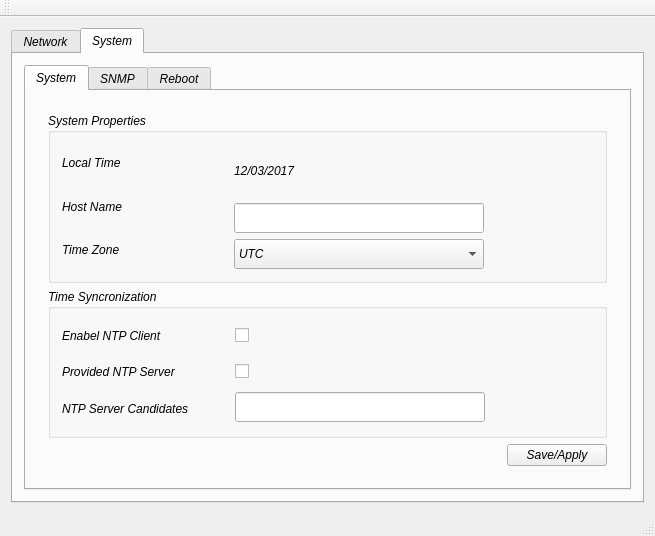
<?xml version="1.0" encoding="UTF-8"?>
<ui version="4.0">
 <class>SnmpConfig</class>
 <widget class="QMainWindow" name="SnmpConfig">
  <property name="geometry">
   <rect>
    <x>0</x>
    <y>0</y>
    <width>655</width>
    <height>536</height>
   </rect>
  </property>
  <property name="windowTitle">
   <string>WaveSight | Configuration via SNMP</string>
  </property>
  <widget class="QWidget" name="centralWidget">
   <layout class="QHBoxLayout" name="horizontalLayout">
    <item>
     <widget class="QTabWidget" name="snmpWidget">
      <property name="enabled">
       <bool>true</bool>
      </property>
      <property name="sizePolicy">
       <sizepolicy hsizetype="Expanding" vsizetype="Expanding">
        <horstretch>0</horstretch>
        <verstretch>0</verstretch>
       </sizepolicy>
      </property>
      <property name="font">
       <font>
        <italic>true</italic>
       </font>
      </property>
      <property name="contextMenuPolicy">
       <enum>Qt::ActionsContextMenu</enum>
      </property>
      <property name="currentIndex">
       <number>1</number>
      </property>
      <property name="tabsClosable">
       <bool>false</bool>
      </property>
      <widget class="QWidget" name="network">
       <attribute name="title">
        <string>Network</string>
       </attribute>
       <layout class="QHBoxLayout" name="horizontalLayout_2">
        <item>
         <widget class="QTabWidget" name="networktabWidget">
          <property name="maximumSize">
           <size>
            <width>16777215</width>
            <height>16777215</height>
           </size>
          </property>
          <property name="currentIndex">
           <number>0</number>
          </property>
          <widget class="QWidget" name="interfare">
           <attribute name="title">
            <string>Interface</string>
           </attribute>
           <widget class="QGroupBox" name="interfaceGroupBox">
            <property name="geometry">
             <rect>
              <x>20</x>
              <y>30</y>
              <width>601</width>
              <height>281</height>
             </rect>
            </property>
            <property name="sizePolicy">
             <sizepolicy hsizetype="Maximum" vsizetype="Maximum">
              <horstretch>0</horstretch>
              <verstretch>0</verstretch>
             </sizepolicy>
            </property>
            <property name="title">
             <string notr="true">Interface Overview</string>
            </property>
            <property name="checkable">
             <bool>false</bool>
            </property>
            <widget class="QLabel" name="label_network">
             <property name="geometry">
              <rect>
               <x>10</x>
               <y>40</y>
               <width>59</width>
               <height>14</height>
              </rect>
             </property>
             <property name="text">
              <string>Network</string>
             </property>
            </widget>
            <widget class="QLabel" name="label_status">
             <property name="geometry">
              <rect>
               <x>140</x>
               <y>40</y>
               <width>59</width>
               <height>14</height>
              </rect>
             </property>
             <property name="text">
              <string>Status</string>
             </property>
            </widget>
            <widget class="QLabel" name="label_action">
             <property name="geometry">
              <rect>
               <x>440</x>
               <y>40</y>
               <width>59</width>
               <height>14</height>
              </rect>
             </property>
             <property name="text">
              <string>Action</string>
             </property>
            </widget>
            <widget class="QLabel" name="label_5">
             <property name="geometry">
              <rect>
               <x>10</x>
               <y>80</y>
               <width>51</width>
               <height>16</height>
              </rect>
             </property>
             <property name="text">
              <string>LAN</string>
             </property>
            </widget>
            <widget class="QPushButton" name="pushButton_enable">
             <property name="geometry">
              <rect>
               <x>350</x>
               <y>70</y>
               <width>80</width>
               <height>22</height>
              </rect>
             </property>
             <property name="text">
              <string>Enable</string>
             </property>
            </widget>
            <widget class="QPushButton" name="pushButton_disable">
             <property name="geometry">
              <rect>
               <x>430</x>
               <y>70</y>
               <width>80</width>
               <height>22</height>
              </rect>
             </property>
             <property name="text">
              <string>Disable</string>
             </property>
            </widget>
            <widget class="QPushButton" name="pushButton_edit">
             <property name="geometry">
              <rect>
               <x>510</x>
               <y>70</y>
               <width>80</width>
               <height>22</height>
              </rect>
             </property>
             <property name="text">
              <string>Edit</string>
             </property>
            </widget>
            <widget class="QFrame" name="frame">
             <property name="geometry">
              <rect>
               <x>100</x>
               <y>80</y>
               <width>221</width>
               <height>80</height>
              </rect>
             </property>
             <property name="frameShape">
              <enum>QFrame::StyledPanel</enum>
             </property>
             <property name="frameShadow">
              <enum>QFrame::Raised</enum>
             </property>
            </widget>
            <widget class="QColumnView" name="statusColumnView">
             <property name="geometry">
              <rect>
               <x>70</x>
               <y>70</y>
               <width>256</width>
               <height>181</height>
              </rect>
             </property>
            </widget>
            <widget class="QWidget" name="verticalLayoutWidget">
             <property name="geometry">
              <rect>
               <x>80</x>
               <y>70</y>
               <width>81</width>
               <height>181</height>
              </rect>
             </property>
             <layout class="QVBoxLayout" name="verticalLayout_interface2">
              <item>
               <widget class="QLabel" name="label_uptime">
                <property name="text">
                 <string>Uptime</string>
                </property>
               </widget>
              </item>
              <item>
               <widget class="QLabel" name="label_macaddress">
                <property name="text">
                 <string>Mac-Address</string>
                </property>
               </widget>
              </item>
              <item>
               <widget class="QLabel" name="label_8">
                <property name="text">
                 <string>Protocol</string>
                </property>
               </widget>
              </item>
              <item>
               <widget class="QLabel" name="label_rx">
                <property name="text">
                 <string>RX(bytes)</string>
                </property>
               </widget>
              </item>
              <item>
               <widget class="QLabel" name="label_tx">
                <property name="text">
                 <string>TX(bytes)</string>
                </property>
               </widget>
              </item>
              <item>
               <widget class="QLabel" name="label_ipv4">
                <property name="text">
                 <string>IPV4</string>
                </property>
               </widget>
              </item>
             </layout>
            </widget>
            <widget class="QWidget" name="verticalLayoutWidget_2">
             <property name="geometry">
              <rect>
               <x>170</x>
               <y>70</y>
               <width>151</width>
               <height>181</height>
              </rect>
             </property>
             <layout class="QVBoxLayout" name="verticalLayout_interface3">
              <item>
               <widget class="QLineEdit" name="lineEdit_uptime"/>
              </item>
              <item>
               <widget class="QLineEdit" name="lineEdit_macaddress"/>
              </item>
              <item>
               <widget class="QLineEdit" name="lineEdit_protocol"/>
              </item>
              <item>
               <widget class="QLineEdit" name="lineEdit_rx"/>
              </item>
              <item>
               <widget class="QLineEdit" name="lineEdit_tx"/>
              </item>
              <item>
               <widget class="QLineEdit" name="lineEdit_ipv4"/>
              </item>
             </layout>
            </widget>
           </widget>
           <widget class="QLabel" name="interface_2">
            <property name="geometry">
             <rect>
              <x>10</x>
              <y>10</y>
              <width>81</width>
              <height>16</height>
             </rect>
            </property>
            <property name="text">
             <string>&lt;html&gt;&lt;head/&gt;&lt;body&gt;&lt;p&gt;&lt;span style=&quot; font-size:10pt; font-weight:600;&quot;&gt;Interfaces&lt;/span&gt;&lt;/p&gt;&lt;/body&gt;&lt;/html&gt;</string>
            </property>
           </widget>
          </widget>
          <widget class="QWidget" name="wifi">
           <property name="maximumSize">
            <size>
             <width>3000</width>
             <height>16777215</height>
            </size>
           </property>
           <attribute name="title">
            <string>WiFi</string>
           </attribute>
           <layout class="QVBoxLayout" name="verticalLayout_7">
            <item>
             <widget class="QLabel" name="label">
              <property name="maximumSize">
               <size>
                <width>250</width>
                <height>30</height>
               </size>
              </property>
              <property name="text">
               <string>&lt;html&gt;&lt;head/&gt;&lt;body&gt;&lt;p&gt;&lt;span style=&quot; font-size:10pt; font-weight:600;&quot;&gt;Wireless Overview&lt;/span&gt;&lt;/p&gt;&lt;/body&gt;&lt;/html&gt;</string>
              </property>
             </widget>
            </item>
            <item>
             <widget class="QGroupBox" name="groupBox">
              <property name="sizePolicy">
               <sizepolicy hsizetype="Expanding" vsizetype="Expanding">
                <horstretch>0</horstretch>
                <verstretch>0</verstretch>
               </sizepolicy>
              </property>
              <property name="maximumSize">
               <size>
                <width>2165</width>
                <height>187</height>
               </size>
              </property>
              <property name="mouseTracking">
               <bool>true</bool>
              </property>
              <property name="autoFillBackground">
               <bool>true</bool>
              </property>
              <property name="title">
               <string notr="true">Radio Setting</string>
              </property>
              <widget class="QWidget" name="horizontalLayoutWidget">
               <property name="geometry">
                <rect>
                 <x>380</x>
                 <y>140</y>
                 <width>254</width>
                 <height>31</height>
                </rect>
               </property>
               <layout class="QHBoxLayout" name="horizontalLayout_interface3">
                <item>
                 <widget class="QPushButton" name="pushButton_3">
                  <property name="text">
                   <string>Enable</string>
                  </property>
                 </widget>
                </item>
                <item>
                 <widget class="QPushButton" name="pushButton_2">
                  <property name="text">
                   <string>Disable</string>
                  </property>
                 </widget>
                </item>
                <item>
                 <widget class="QPushButton" name="pushButton">
                  <property name="text">
                   <string>Edit</string>
                  </property>
                 </widget>
                </item>
               </layout>
              </widget>
              <widget class="QColumnView" name="columnView">
               <property name="geometry">
                <rect>
                 <x>0</x>
                 <y>20</y>
                 <width>361</width>
                 <height>151</height>
                </rect>
               </property>
              </widget>
              <widget class="QWidget" name="horizontalLayoutWidget_2">
               <property name="geometry">
                <rect>
                 <x>10</x>
                 <y>40</y>
                 <width>160</width>
                 <height>31</height>
                </rect>
               </property>
               <layout class="QHBoxLayout" name="horizontalLayout_interface4">
                <item>
                 <widget class="QLabel" name="label_3">
                  <property name="text">
                   <string>Channel :</string>
                  </property>
                 </widget>
                </item>
                <item>
                 <widget class="QLabel" name="label_2">
                  <property name="text">
                   <string>0</string>
                  </property>
                 </widget>
                </item>
               </layout>
              </widget>
              <widget class="QWidget" name="horizontalLayoutWidget_3">
               <property name="geometry">
                <rect>
                 <x>10</x>
                 <y>80</y>
                 <width>160</width>
                 <height>31</height>
                </rect>
               </property>
               <layout class="QHBoxLayout" name="horizontalLayout_interface5">
                <item>
                 <widget class="QLabel" name="label_6">
                  <property name="text">
                   <string>SSID :</string>
                  </property>
                 </widget>
                </item>
                <item>
                 <widget class="QLabel" name="label_4">
                  <property name="text">
                   <string>FFlink23</string>
                  </property>
                 </widget>
                </item>
               </layout>
              </widget>
              <widget class="QWidget" name="horizontalLayoutWidget_4">
               <property name="geometry">
                <rect>
                 <x>10</x>
                 <y>120</y>
                 <width>169</width>
                 <height>31</height>
                </rect>
               </property>
               <layout class="QHBoxLayout" name="horizontalLayout_interface6">
                <item>
                 <widget class="QLabel" name="label_7">
                  <property name="text">
                   <string>BSSID :</string>
                  </property>
                 </widget>
                </item>
                <item>
                 <widget class="QLabel" name="label_9">
                  <property name="text">
                   <string>40:FO:12:BA:32:43</string>
                  </property>
                 </widget>
                </item>
               </layout>
              </widget>
              <widget class="QWidget" name="horizontalLayoutWidget_5">
               <property name="geometry">
                <rect>
                 <x>190</x>
                 <y>40</y>
                 <width>151</width>
                 <height>31</height>
                </rect>
               </property>
               <layout class="QHBoxLayout" name="horizontalLayout_interface7">
                <item>
                 <widget class="QLabel" name="label_11">
                  <property name="text">
                   <string>Bitrate :</string>
                  </property>
                 </widget>
                </item>
                <item>
                 <widget class="QLabel" name="label_10">
                  <property name="text">
                   <string>144.4 mbps</string>
                  </property>
                 </widget>
                </item>
               </layout>
              </widget>
              <widget class="QWidget" name="horizontalLayoutWidget_6">
               <property name="geometry">
                <rect>
                 <x>190</x>
                 <y>80</y>
                 <width>151</width>
                 <height>31</height>
                </rect>
               </property>
               <layout class="QHBoxLayout" name="horizontalLayout_interface8">
                <item>
                 <widget class="QLabel" name="label_13">
                  <property name="text">
                   <string>Mode :</string>
                  </property>
                 </widget>
                </item>
                <item>
                 <widget class="QLabel" name="label_12">
                  <property name="text">
                   <string>Master-WDS</string>
                  </property>
                 </widget>
                </item>
               </layout>
              </widget>
              <widget class="QWidget" name="horizontalLayoutWidget_7">
               <property name="geometry">
                <rect>
                 <x>190</x>
                 <y>120</y>
                 <width>151</width>
                 <height>31</height>
                </rect>
               </property>
               <layout class="QHBoxLayout" name="horizontalLayout_interface9">
                <item>
                 <widget class="QLabel" name="label_15">
                  <property name="text">
                   <string>Encryption :</string>
                  </property>
                 </widget>
                </item>
                <item>
                 <widget class="QLabel" name="label_14">
                  <property name="text">
                   <string>No</string>
                  </property>
                 </widget>
                </item>
               </layout>
              </widget>
             </widget>
            </item>
            <item>
             <widget class="QGroupBox" name="groupBox_2">
              <property name="maximumSize">
               <size>
                <width>16777215</width>
                <height>125</height>
               </size>
              </property>
              <property name="title">
               <string>Associted stations</string>
              </property>
              <widget class="QWidget" name="horizontalLayoutWidget_8">
               <property name="geometry">
                <rect>
                 <x>20</x>
                 <y>20</y>
                 <width>371</width>
                 <height>31</height>
                </rect>
               </property>
               <layout class="QHBoxLayout" name="horizontalLayout_interface10">
                <item>
                 <widget class="QLabel" name="label_17">
                  <property name="text">
                   <string>MAC Address</string>
                  </property>
                 </widget>
                </item>
                <item>
                 <widget class="QLabel" name="label_16">
                  <property name="text">
                   <string>SSID</string>
                  </property>
                 </widget>
                </item>
                <item>
                 <widget class="QLabel" name="label_18">
                  <property name="text">
                   <string>RSSI</string>
                  </property>
                 </widget>
                </item>
               </layout>
              </widget>
             </widget>
            </item>
           </layout>
          </widget>
         </widget>
        </item>
       </layout>
      </widget>
      <widget class="QWidget" name="system">
       <attribute name="title">
        <string>System</string>
       </attribute>
       <layout class="QHBoxLayout" name="horizontalLayout_11">
        <item>
         <widget class="QTabWidget" name="systemtabWidget">
          <property name="currentIndex">
           <number>0</number>
          </property>
          <widget class="QWidget" name="system">
           <attribute name="title">
            <string>System</string>
           </attribute>
           <layout class="QVBoxLayout" name="verticalLayout">
            <item>
             <widget class="QWidget" name="widget" native="true">
              <property name="sizePolicy">
               <sizepolicy hsizetype="Maximum" vsizetype="Maximum">
                <horstretch>0</horstretch>
                <verstretch>0</verstretch>
               </sizepolicy>
              </property>
              <property name="maximumSize">
               <size>
                <width>1050</width>
                <height>2000</height>
               </size>
              </property>
              <property name="layoutDirection">
               <enum>Qt::LeftToRight</enum>
              </property>
              <layout class="QVBoxLayout" name="verticalLayout_5">
               <item>
                <widget class="QGroupBox" name="groupBox_3">
                 <property name="sizePolicy">
                  <sizepolicy hsizetype="Expanding" vsizetype="Expanding">
                   <horstretch>12</horstretch>
                   <verstretch>12</verstretch>
                  </sizepolicy>
                 </property>
                 <property name="maximumSize">
                  <size>
                   <width>1000</width>
                   <height>170</height>
                  </size>
                 </property>
                 <property name="title">
                  <string>System Properties</string>
                 </property>
                 <layout class="QHBoxLayout" name="horizontalLayout_16">
                  <item>
                   <layout class="QVBoxLayout" name="verticalLayout_system11">
                    <item>
                     <widget class="QLabel" name="label_19">
                      <property name="text">
                       <string>Local Time</string>
                      </property>
                     </widget>
                    </item>
                    <item>
                     <widget class="QLabel" name="label_21">
                      <property name="text">
                       <string>Host Name</string>
                      </property>
                     </widget>
                    </item>
                    <item>
                     <widget class="QLabel" name="label_20">
                      <property name="text">
                       <string>Time Zone</string>
                      </property>
                     </widget>
                    </item>
                   </layout>
                  </item>
                  <item>
                   <spacer name="horizontalSpacer_system">
                    <property name="orientation">
                     <enum>Qt::Horizontal</enum>
                    </property>
                    <property name="sizeType">
                     <enum>QSizePolicy::Maximum</enum>
                    </property>
                    <property name="sizeHint" stdset="0">
                     <size>
                      <width>106</width>
                      <height>20</height>
                     </size>
                    </property>
                   </spacer>
                  </item>
                  <item>
                   <layout class="QVBoxLayout" name="verticalLayout_system12">
                    <item>
                     <layout class="QHBoxLayout" name="horizontalLayout_system17">
                      <item>
                       <widget class="QLabel" name="label_22">
                        <property name="text">
                         <string>12/03/2017 </string>
                        </property>
                       </widget>
                      </item>
                      <item>
                       <spacer name="horizontalSpacer_system2">
                        <property name="orientation">
                         <enum>Qt::Horizontal</enum>
                        </property>
                        <property name="sizeHint" stdset="0">
                         <size>
                          <width>40</width>
                          <height>20</height>
                         </size>
                        </property>
                       </spacer>
                      </item>
                     </layout>
                    </item>
                    <item>
                     <widget class="QLineEdit" name="lineEdit">
                      <property name="maximumSize">
                       <size>
                        <width>250</width>
                        <height>30</height>
                       </size>
                      </property>
                     </widget>
                    </item>
                    <item>
                     <widget class="QComboBox" name="comboBox">
                      <property name="maximumSize">
                       <size>
                        <width>250</width>
                        <height>30</height>
                       </size>
                      </property>
                      <item>
                       <property name="text">
                        <string>UTC</string>
                       </property>
                      </item>
                      <item>
                       <property name="text">
                        <string>GMT</string>
                       </property>
                      </item>
                     </widget>
                    </item>
                   </layout>
                  </item>
                 </layout>
                 <zorder>horizontalSpacer_system</zorder>
                </widget>
               </item>
               <item>
                <widget class="QGroupBox" name="groupBox_4">
                 <property name="sizePolicy">
                  <sizepolicy hsizetype="Expanding" vsizetype="Expanding">
                   <horstretch>0</horstretch>
                   <verstretch>0</verstretch>
                  </sizepolicy>
                 </property>
                 <property name="maximumSize">
                  <size>
                   <width>1000</width>
                   <height>200</height>
                  </size>
                 </property>
                 <property name="title">
                  <string>Time Syncronization</string>
                 </property>
                 <layout class="QHBoxLayout" name="horizontalLayout_18">
                  <item>
                   <layout class="QVBoxLayout" name="verticalLayout_system13">
                    <item>
                     <widget class="QLabel" name="label_24">
                      <property name="text">
                       <string>Enabel NTP Client</string>
                      </property>
                     </widget>
                    </item>
                    <item>
                     <widget class="QLabel" name="label_25">
                      <property name="text">
                       <string>Provided NTP Server</string>
                      </property>
                     </widget>
                    </item>
                    <item>
                     <widget class="QLabel" name="label_23">
                      <property name="text">
                       <string>NTP Server Candidates</string>
                      </property>
                     </widget>
                    </item>
                   </layout>
                  </item>
                  <item>
                   <spacer name="horizontalSpacer_system3">
                    <property name="orientation">
                     <enum>Qt::Horizontal</enum>
                    </property>
                    <property name="sizeType">
                     <enum>QSizePolicy::Maximum</enum>
                    </property>
                    <property name="sizeHint" stdset="0">
                     <size>
                      <width>40</width>
                      <height>20</height>
                     </size>
                    </property>
                   </spacer>
                  </item>
                  <item>
                   <layout class="QVBoxLayout" name="verticalLayout_system14">
                    <item>
                     <layout class="QHBoxLayout" name="horizontalLayout_system19">
                      <item>
                       <widget class="QCheckBox" name="checkBox">
                        <property name="maximumSize">
                         <size>
                          <width>250</width>
                          <height>30</height>
                         </size>
                        </property>
                        <property name="text">
                         <string/>
                        </property>
                       </widget>
                      </item>
                      <item>
                       <spacer name="horizontalSpacer_system4">
                        <property name="orientation">
                         <enum>Qt::Horizontal</enum>
                        </property>
                        <property name="sizeHint" stdset="0">
                         <size>
                          <width>40</width>
                          <height>20</height>
                         </size>
                        </property>
                       </spacer>
                      </item>
                     </layout>
                    </item>
                    <item>
                     <widget class="QCheckBox" name="checkBox_2">
                      <property name="maximumSize">
                       <size>
                        <width>250</width>
                        <height>30</height>
                       </size>
                      </property>
                      <property name="text">
                       <string/>
                      </property>
                     </widget>
                    </item>
                    <item>
                     <widget class="QLineEdit" name="lineEdit_2">
                      <property name="maximumSize">
                       <size>
                        <width>250</width>
                        <height>30</height>
                       </size>
                      </property>
                     </widget>
                    </item>
                   </layout>
                  </item>
                 </layout>
                 <zorder>horizontalSpacer_system3</zorder>
                </widget>
               </item>
               <item>
                <widget class="QPushButton" name="pushButton_4">
                 <property name="maximumSize">
                  <size>
                   <width>100</width>
                   <height>30</height>
                  </size>
                 </property>
                 <property name="layoutDirection">
                  <enum>Qt::RightToLeft</enum>
                 </property>
                 <property name="text">
                  <string>Save/Apply</string>
                 </property>
                </widget>
               </item>
              </layout>
             </widget>
            </item>
           </layout>
          </widget>
          <widget class="QWidget" name="snmp">
           <attribute name="title">
            <string>SNMP</string>
           </attribute>
           <layout class="QVBoxLayout" name="verticalLayout_16">
            <item>
             <widget class="QGroupBox" name="groupBox_5">
              <property name="title">
               <string>Gernal Settings</string>
              </property>
              <layout class="QVBoxLayout" name="verticalLayout_19">
               <item>
                <widget class="QWidget" name="widget_2" native="true">
                 <property name="maximumSize">
                  <size>
                   <width>1100</width>
                   <height>16777215</height>
                  </size>
                 </property>
                 <layout class="QHBoxLayout" name="horizontalLayout_22">
                  <item>
                   <layout class="QVBoxLayout" name="verticalLayout_snmp17">
                    <item>
                     <widget class="QLabel" name="label_27">
                      <property name="text">
                       <string>Enabe SNMP</string>
                      </property>
                     </widget>
                    </item>
                    <item>
                     <widget class="QLabel" name="label_28">
                      <property name="text">
                       <string>SNMP Read Password</string>
                      </property>
                     </widget>
                    </item>
                    <item>
                     <widget class="QLabel" name="label_26">
                      <property name="text">
                       <string>SNMP Write Password</string>
                      </property>
                     </widget>
                    </item>
                   </layout>
                  </item>
                  <item>
                   <spacer name="horizontalSpacer_snmp5">
                    <property name="orientation">
                     <enum>Qt::Horizontal</enum>
                    </property>
                    <property name="sizeType">
                     <enum>QSizePolicy::Maximum</enum>
                    </property>
                    <property name="sizeHint" stdset="0">
                     <size>
                      <width>43</width>
                      <height>20</height>
                     </size>
                    </property>
                   </spacer>
                  </item>
                  <item>
                   <layout class="QVBoxLayout" name="verticalLayout_snmp18">
                    <item>
                     <widget class="QCheckBox" name="checkBox_3">
                      <property name="maximumSize">
                       <size>
                        <width>250</width>
                        <height>30</height>
                       </size>
                      </property>
                      <property name="text">
                       <string/>
                      </property>
                     </widget>
                    </item>
                    <item>
                     <widget class="QLineEdit" name="lineEdit_4">
                      <property name="maximumSize">
                       <size>
                        <width>250</width>
                        <height>30</height>
                       </size>
                      </property>
                     </widget>
                    </item>
                    <item>
                     <widget class="QLineEdit" name="lineEdit_3">
                      <property name="maximumSize">
                       <size>
                        <width>250</width>
                        <height>30</height>
                       </size>
                      </property>
                     </widget>
                    </item>
                   </layout>
                  </item>
                  <item>
                   <spacer name="horizontalSpacer_snmp6">
                    <property name="orientation">
                     <enum>Qt::Horizontal</enum>
                    </property>
                    <property name="sizeHint" stdset="0">
                     <size>
                      <width>40</width>
                      <height>20</height>
                     </size>
                    </property>
                   </spacer>
                  </item>
                 </layout>
                </widget>
               </item>
               <item>
                <widget class="QPushButton" name="pushButton_6">
                 <property name="maximumSize">
                  <size>
                   <width>100</width>
                   <height>30</height>
                  </size>
                 </property>
                 <property name="layoutDirection">
                  <enum>Qt::LeftToRight</enum>
                 </property>
                 <property name="text">
                  <string>Restart SNMP</string>
                 </property>
                </widget>
               </item>
              </layout>
             </widget>
            </item>
            <item>
             <widget class="QGroupBox" name="groupBox_6">
              <property name="title">
               <string>Trap</string>
              </property>
              <layout class="QHBoxLayout" name="horizontalLayout_12">
               <item>
                <layout class="QVBoxLayout" name="verticalLayout_snmp4">
                 <item>
                  <widget class="QLabel" name="label_29">
                   <property name="text">
                    <string>Enable SNMP Trap</string>
                   </property>
                  </widget>
                 </item>
                 <item>
                  <widget class="QLabel" name="label_31">
                   <property name="text">
                    <string>SNMP Trap IP Address</string>
                   </property>
                  </widget>
                 </item>
                 <item>
                  <widget class="QLabel" name="label_30">
                   <property name="text">
                    <string>SNMP Port</string>
                   </property>
                  </widget>
                 </item>
                </layout>
               </item>
               <item>
                <spacer name="horizontalSpacer_snmp7">
                 <property name="orientation">
                  <enum>Qt::Horizontal</enum>
                 </property>
                 <property name="sizeType">
                  <enum>QSizePolicy::Maximum</enum>
                 </property>
                 <property name="sizeHint" stdset="0">
                  <size>
                   <width>40</width>
                   <height>20</height>
                  </size>
                 </property>
                </spacer>
               </item>
               <item>
                <layout class="QVBoxLayout" name="verticalLayout_snmp6">
                 <item>
                  <widget class="QCheckBox" name="checkBox_4">
                   <property name="maximumSize">
                    <size>
                     <width>250</width>
                     <height>30</height>
                    </size>
                   </property>
                   <property name="text">
                    <string/>
                   </property>
                  </widget>
                 </item>
                 <item>
                  <widget class="QLineEdit" name="lineEdit_6">
                   <property name="maximumSize">
                    <size>
                     <width>250</width>
                     <height>30</height>
                    </size>
                   </property>
                  </widget>
                 </item>
                 <item>
                  <widget class="QLineEdit" name="lineEdit_5">
                   <property name="maximumSize">
                    <size>
                     <width>250</width>
                     <height>30</height>
                    </size>
                   </property>
                  </widget>
                 </item>
                </layout>
               </item>
               <item>
                <spacer name="horizontalSpacer_snmp8">
                 <property name="orientation">
                  <enum>Qt::Horizontal</enum>
                 </property>
                 <property name="sizeHint" stdset="0">
                  <size>
                   <width>40</width>
                   <height>20</height>
                  </size>
                 </property>
                </spacer>
               </item>
              </layout>
             </widget>
            </item>
            <item>
             <widget class="QPushButton" name="pushButton_5">
              <property name="sizePolicy">
               <sizepolicy hsizetype="Fixed" vsizetype="Fixed">
                <horstretch>0</horstretch>
                <verstretch>0</verstretch>
               </sizepolicy>
              </property>
              <property name="maximumSize">
               <size>
                <width>100</width>
                <height>30</height>
               </size>
              </property>
              <property name="layoutDirection">
               <enum>Qt::RightToLeft</enum>
              </property>
              <property name="text">
               <string>Save/Apply</string>
              </property>
             </widget>
            </item>
           </layout>
          </widget>
          <widget class="QWidget" name="reboot">
           <attribute name="title">
            <string>Reboot</string>
           </attribute>
           <widget class="QWidget" name="widget_reboot" native="true">
            <property name="geometry">
             <rect>
              <x>30</x>
              <y>40</y>
              <width>461</width>
              <height>271</height>
             </rect>
            </property>
            <widget class="QLabel" name="label_32">
             <property name="geometry">
              <rect>
               <x>30</x>
               <y>20</y>
               <width>171</width>
               <height>16</height>
              </rect>
             </property>
             <property name="text">
              <string>&lt;html&gt;&lt;head/&gt;&lt;body&gt;&lt;p&gt;&lt;span style=&quot; font-size:10pt; font-weight:600;&quot;&gt;Perform Factory Reset&lt;/span&gt;&lt;/p&gt;&lt;/body&gt;&lt;/html&gt;</string>
             </property>
            </widget>
            <widget class="QPushButton" name="pushButton_7">
             <property name="geometry">
              <rect>
               <x>50</x>
               <y>60</y>
               <width>121</width>
               <height>22</height>
              </rect>
             </property>
             <property name="text">
              <string>Factory Reset</string>
             </property>
            </widget>
            <widget class="QLabel" name="label_33">
             <property name="geometry">
              <rect>
               <x>40</x>
               <y>120</y>
               <width>141</width>
               <height>16</height>
              </rect>
             </property>
             <property name="text">
              <string>&lt;html&gt;&lt;head/&gt;&lt;body&gt;&lt;p&gt;&lt;span style=&quot; font-size:10pt; font-weight:600;&quot;&gt;Reboot System&lt;/span&gt;&lt;/p&gt;&lt;/body&gt;&lt;/html&gt;</string>
             </property>
            </widget>
            <widget class="QPushButton" name="pushButton_8">
             <property name="geometry">
              <rect>
               <x>50</x>
               <y>160</y>
               <width>80</width>
               <height>22</height>
              </rect>
             </property>
             <property name="text">
              <string>Reboot</string>
             </property>
            </widget>
           </widget>
          </widget>
         </widget>
        </item>
       </layout>
      </widget>
     </widget>
    </item>
   </layout>
  </widget>
  <widget class="QMenuBar" name="menuBar">
   <property name="geometry">
    <rect>
     <x>0</x>
     <y>0</y>
     <width>655</width>
     <height>19</height>
    </rect>
   </property>
  </widget>
  <widget class="QToolBar" name="mainToolBar">
   <attribute name="toolBarArea">
    <enum>TopToolBarArea</enum>
   </attribute>
   <attribute name="toolBarBreak">
    <bool>false</bool>
   </attribute>
  </widget>
  <widget class="QStatusBar" name="statusBar"/>
 </widget>
 <layoutdefault spacing="6" margin="11"/>
 <resources/>
 <connections/>
</ui>
